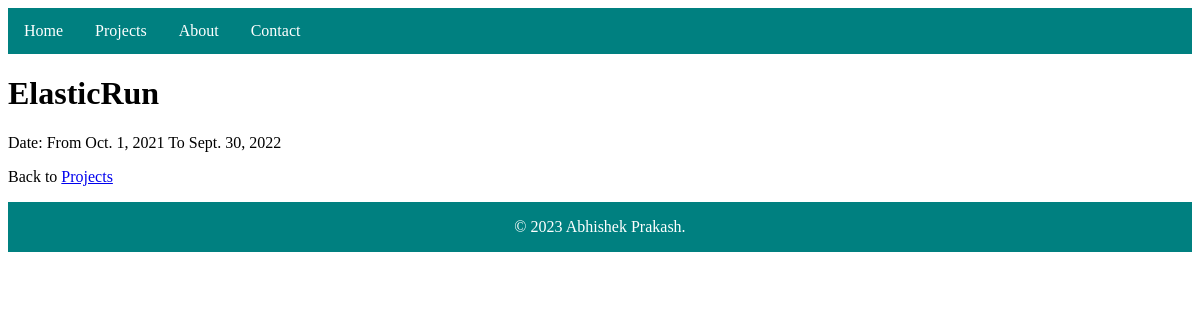
Page /projects/details/16 on the committed database.
### projects/models.py (models this page shows, shortened)
class project(models.Model):
  projectname = models.CharField(max_length=255)
  from_date = models.DateField(null=True)
  end_date = models.DateField(null=True)
  description = models.CharField(max_length=255)
  image = models.ImageField(upload_to="img/")

### projects/views.py (the view)
# urls.py: path('projects/details/<int:id>', views.details, name='details'),
def details(request, id):
  myprojects = project.objects.get(id=id)
  template = loader.get_template('details.html')
  context = {
    'myprojects': myprojects,
  }
  return HttpResponse(template.render(context, request))

### projects/templates/details.html (shortened to what this page needs)
{% extends "master.html" %}
{% block content %}
<h1>{{ myprojects.projectname }}</h1>
<p>Date: From {{ myprojects.from_date }} To {{myprojects.end_date}}</p>
<p>Back to <a href="/projects">Projects</a></p>
{% endblock %}

### mystaticfiles/mystyles.css (style rules this page uses)
* { box-sizing: border-box; }
body { min-height: 100vh; }

### rows in the picture
project: projectname "ElasticRun", from_date "Oct. 1, 2021", end_date "Sept. 30, 2022"
